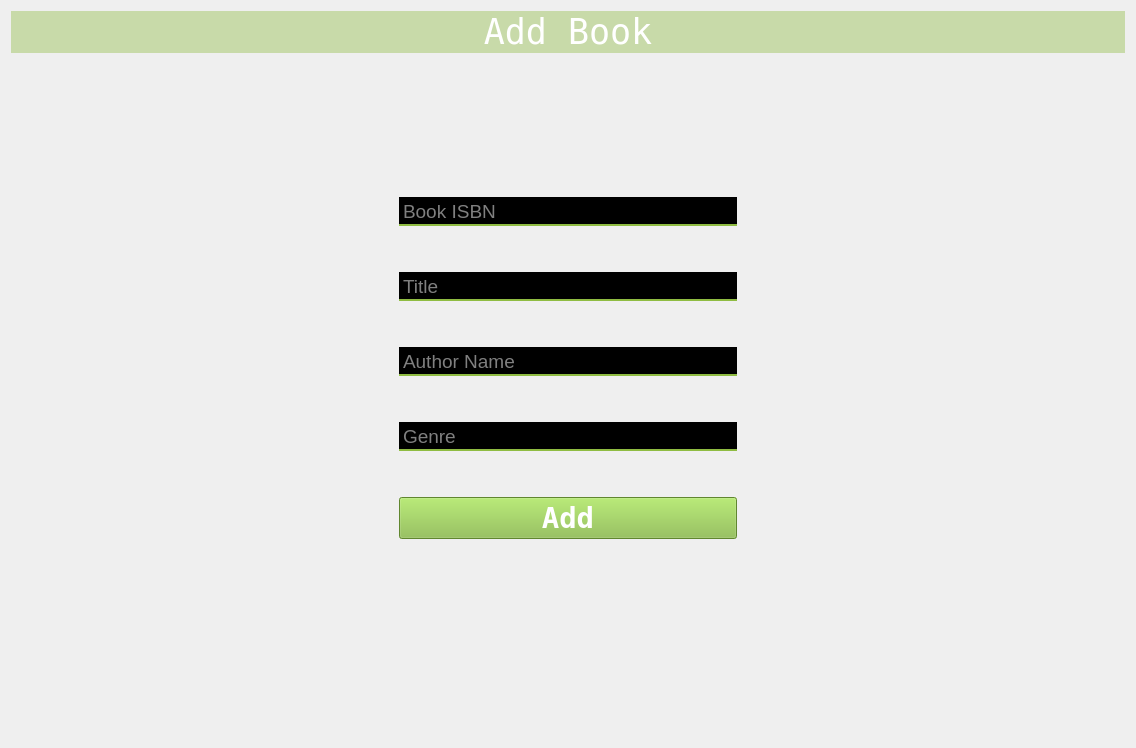
               <widget class="QWidget" name="page2">
                <layout class="QVBoxLayout" name="verticalLayout_8">
                 <item>
                  <widget class="QLabel" name="label">
                   <property name="font">
                    <font>
                     <family>NSimSun</family>
                     <pointsize>26</pointsize>
                     <weight>50</weight>
                     <bold>false</bold>
                    </font>
                   </property>
                   <property name="styleSheet">
                    <string notr="true">color: rgb(255, 255, 255);
background-color: rgba(143, 188, 66,0.4);</string>
                   </property>
                   <property name="text">
                    <string>Add Book</string>
                   </property>
                   <property name="alignment">
                    <set>Qt::AlignCenter</set>
                   </property>
                  </widget>
                 </item>
                 <item>
                  <widget class="QWidget" name="widget_2" native="true">
                   <property name="styleSheet">
                    <string notr="true">background-color: rgba(255, 255, 255,0);</string>
                   </property>
                   <layout class="QHBoxLayout" name="horizontalLayout">
                    <item>
                     <widget class="QWidget" name="widget" native="true">
                      <layout class="QVBoxLayout" name="verticalLayout_16">
                       <item>
                        <spacer name="horizontalSpacer_2">
                         <property name="orientation">
                          <enum>Qt::Horizontal</enum>
                         </property>
                         <property name="sizeHint" stdset="0">
                          <size>
                           <width>346</width>
                           <height>20</height>
                          </size>
                         </property>
                        </spacer>
                       </item>
                      </layout>
                     </widget>
                    </item>
                    <item>
                     <widget class="QWidget" name="mainWidget" native="true">
                      <property name="styleSheet">
                       <string notr="true">background-color: rgba(255, 255, 255, 0);</string>
                      </property>
                      <layout class="QVBoxLayout" name="verticalLayout_2">
                       <item>
                        <spacer name="verticalSpacer_6">
                         <property name="orientation">
                          <enum>Qt::Vertical</enum>
                         </property>
                         <property name="sizeHint" stdset="0">
                          <size>
                           <width>20</width>
                           <height>40</height>
                          </size>
                         </property>
                        </spacer>
                       </item>
                       <item>
                        <spacer name="verticalSpacer_8">
                         <property name="orientation">
                          <enum>Qt::Vertical</enum>
                         </property>
                         <property name="sizeHint" stdset="0">
                          <size>
                           <width>20</width>
                           <height>40</height>
                          </size>
                         </property>
                        </spacer>
                       </item>
                       <item>
                        <spacer name="verticalSpacer_10">
                         <property name="orientation">
                          <enum>Qt::Vertical</enum>
                         </property>
                         <property name="sizeHint" stdset="0">
                          <size>
                           <width>20</width>
                           <height>40</height>
                          </size>
                         </property>
                        </spacer>
                       </item>
                       <item>
                        <widget class="QLineEdit" name="isbnTxt">
                         <property name="font">
                          <font>
                           <pointsize>14</pointsize>
                          </font>
                         </property>
                         <property name="styleSheet">
                          <string notr="true">color: rgb(255, 255, 255);
border: 2px solid rgba(0,0,0,0);
border-bottom-color: rgb(143, 188, 66);
background-color: rgb(0, 0, 0);
</string>
                         </property>
                         <property name="placeholderText">
                          <string>Book ISBN</string>
                         </property>
                        </widget>
                       </item>
                       <item>
                        <spacer name="verticalSpacer_12">
                         <property name="orientation">
                          <enum>Qt::Vertical</enum>
                         </property>
                         <property name="sizeHint" stdset="0">
                          <size>
                           <width>20</width>
                           <height>40</height>
                          </size>
                         </property>
                        </spacer>
                       </item>
                       <item>
                        <widget class="QLineEdit" name="titleTxt">
                         <property name="font">
                          <font>
                           <pointsize>14</pointsize>
                          </font>
                         </property>
                         <property name="styleSheet">
                          <string notr="true">color: rgb(255, 255, 255);
border: 2px solid rgba(0,0,0,0);
border-bottom-color: rgb(143, 188, 66);
background-color: rgb(0, 0, 0);
</string>
                         </property>
                         <property name="placeholderText">
                          <string>Title</string>
                         </property>
                        </widget>
                       </item>
                       <item>
                        <spacer name="verticalSpacer">
                         <property name="orientation">
                          <enum>Qt::Vertical</enum>
                         </property>
                         <property name="sizeHint" stdset="0">
                          <size>
                           <width>20</width>
                           <height>40</height>
                          </size>
                         </property>
                        </spacer>
                       </item>
                       <item>
                        <widget class="QLineEdit" name="authorTxt">
                         <property name="font">
                          <font>
                           <pointsize>14</pointsize>
                          </font>
                         </property>
                         <property name="styleSheet">
                          <string notr="true">color: rgb(255, 255, 255);
border: 2px solid rgba(0,0,0,0);
border-bottom-color: rgb(143, 188, 66);
background-color: rgb(0,0,0);
</string>
                         </property>
                         <property name="placeholderText">
                          <string>Author Name</string>
                         </property>
                        </widget>
                       </item>
                       <item>
                        <spacer name="verticalSpacer_4">
                         <property name="orientation">
                          <enum>Qt::Vertical</enum>
                         </property>
                         <property name="sizeHint" stdset="0">
                          <size>
                           <width>20</width>
                           <height>40</height>
                          </size>
                         </property>
                        </spacer>
                       </item>
                       <item>
                        <widget class="QLineEdit" name="genreTxt">
                         <property name="font">
                          <font>
                           <pointsize>14</pointsize>
                          </font>
                         </property>
                         <property name="styleSheet">
                          <string notr="true">color: rgb(255, 255, 255);
border: 2px solid rgba(0,0,0,0);
border-bottom-color: rgb(143, 188, 66);
background-color: rgb(0,0,0);
</string>
                         </property>
                         <property name="placeholderText">
                          <string>Genre</string>
                         </property>
                        </widget>
                       </item>
                       <item>
                        <spacer name="verticalSpacer_5">
                         <property name="orientation">
                          <enum>Qt::Vertical</enum>
                         </property>
                         <property name="sizeHint" stdset="0">
                          <size>
                           <width>20</width>
                           <height>40</height>
                          </size>
                         </property>
                        </spacer>
                       </item>
                       <item>
                        <widget class="QPushButton" name="addBtn">
                         <property name="font">
                          <font>
                           <family>NSimSun</family>
                           <pointsize>22</pointsize>
                           <weight>75</weight>
                           <bold>true</bold>
                          </font>
                         </property>
                         <property name="styleSheet">
                          <string notr="true">
QPushButton:hover{
background-color:rgb(119, 156, 55);
color: rgb(255,255,255);
}

QPushButton{
background-color:rgb(134,188,66);
color:rgb(255,255,255);

}</string>
                         </property>
                         <property name="text">
                          <string>Add</string>
                         </property>
                        </widget>
                       </item>
                       <item>
                        <layout class="QHBoxLayout" name="horizontalLayout_12">
                         <item>
                          <spacer name="horizontalSpacer_12">
                           <property name="orientation">
                            <enum>Qt::Horizontal</enum>
                           </property>
                           <property name="sizeHint" stdset="0">
                            <size>
                             <width>258</width>
                             <height>17</height>
                            </size>
                           </property>
                          </spacer>
                         </item>
                         <item>
                          <spacer name="horizontalSpacer_14">
                           <property name="orientation">
                            <enum>Qt::Horizontal</enum>
                           </property>
                           <property name="sizeHint" stdset="0">
                            <size>
                             <width>40</width>
                             <height>20</height>
                            </size>
                           </property>
                          </spacer>
                         </item>
                         <item>
                          <spacer name="horizontalSpacer_13">
                           <property name="orientation">
                            <enum>Qt::Horizontal</enum>
                           </property>
                           <property name="sizeHint" stdset="0">
                            <size>
                             <width>40</width>
                             <height>20</height>
                            </size>
                           </property>
                          </spacer>
                         </item>
                        </layout>
                       </item>
                       <item>
                        <spacer name="verticalSpacer_13">
                         <property name="orientation">
                          <enum>Qt::Vertical</enum>
                         </property>
                         <property name="sizeHint" stdset="0">
                          <size>
                           <width>20</width>
                           <height>40</height>
                          </size>
                         </property>
                        </spacer>
                       </item>
                       <item>
                        <spacer name="verticalSpacer_11">
                         <property name="orientation">
                          <enum>Qt::Vertical</enum>
                         </property>
                         <property name="sizeHint" stdset="0">
                          <size>
                           <width>20</width>
                           <height>40</height>
                          </size>
                         </property>
                        </spacer>
                       </item>
                       <item>
                        <spacer name="verticalSpacer_9">
                         <property name="orientation">
                          <enum>Qt::Vertical</enum>
                         </property>
                         <property name="sizeHint" stdset="0">
                          <size>
                           <width>20</width>
                           <height>40</height>
                          </size>
                         </property>
                        </spacer>
                       </item>
                       <item>
                        <spacer name="verticalSpacer_7">
                         <property name="orientation">
                          <enum>Qt::Vertical</enum>
                         </property>
                         <property name="sizeHint" stdset="0">
                          <size>
                           <width>20</width>
                           <height>40</height>
                          </size>
                         </property>
                        </spacer>
                       </item>
                      </layout>
                     </widget>
                    </item>
                    <item>
                     <widget class="QWidget" name="widget_6" native="true">
                      <layout class="QVBoxLayout" name="verticalLayout_15">
                       <item>
                        <spacer name="horizontalSpacer_3">
                         <property name="orientation">
                          <enum>Qt::Horizontal</enum>
                         </property>
                         <property name="sizeHint" stdset="0">
                          <size>
                           <width>346</width>
                           <height>20</height>
                          </size>
                         </property>
                        </spacer>
                       </item>
                      </layout>
                     </widget>
                    </item>
                   </layout>
                  </widget>
                 </item>
                </layout>
               </widget>
